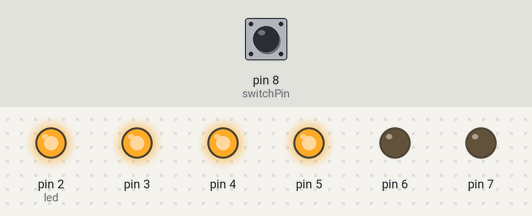
Simulated run of this sketch. Board: Arduino Uno, built with avr-gcc and run on an emulated ATmega328P. Shown: output pins drawn as LEDs (lit = HIGH). The test bench sets the inputs (shaded band); at power-on: pin 8 (switchPin) LOW.

Above: at 21.4 s.
21.5 s: pin 8 (switchPin) pulled HIGH for 0.15 s
At 22.8 s:
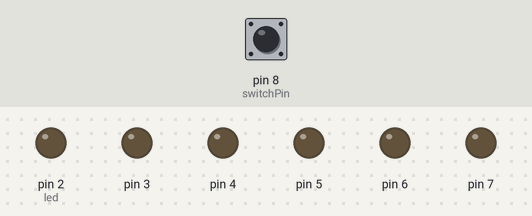
At 32.4 s:
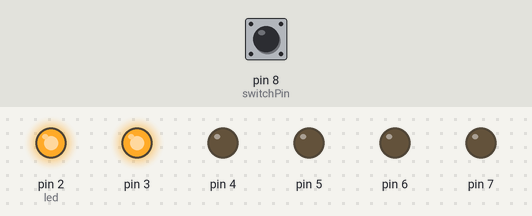
43.6 s: pin 8 (switchPin) pulled HIGH for 1 s
At 50.2 s:
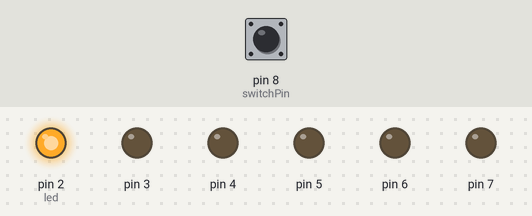
66.1 s: pin 8 (switchPin) pulled HIGH for 3.2 s
Timing chart, 0 to 100.9 s (numbered marks = the images above; inputs shaded):
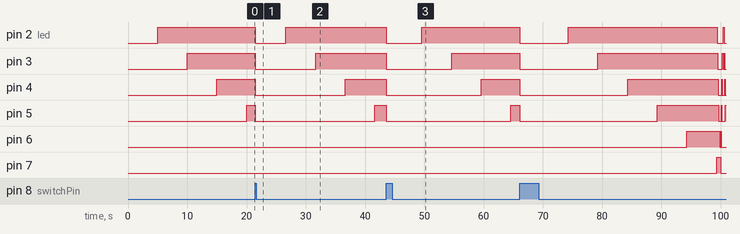

The sketch:

hourglass.ino
```cpp
//set up vars
const int switchPin = 8;
unsigned long previousTime = 0;
int switchState = 0;
int prevSwitchState = 0;
int led = 2; //first led output pin
long interval = 5000; //interval of the light switch

void setup() {
  //  set up output pins and input for the switch
  for (int x = 2; x < 8; x++) {
    pinMode(x, OUTPUT);
  }
  pinMode(switchPin, INPUT);
}
void loop() {
  // create var and set current time
  unsigned long currentTime = millis();
  if (currentTime - previousTime > interval) {
    previousTime = currentTime;
    digitalWrite(led,HIGH); // turn on the counter light
    led++; //increment to the next light
}
    if (led > 7) {
		for (int x = 2; x < 8; x++) {
			digitalWrite(x,HIGH);
			delay(100);
			digitalWrite(x,LOW);
		}
		for (int x = 7; x > 1; x--) {
			digitalWrite(x,HIGH);
			delay(100);
			digitalWrite(x,LOW);
    }

  }
  switchState = digitalRead(switchPin);
  if (switchState != prevSwitchState) {
      for (int x = 2;x < 8; x++) {
        digitalWrite(x, LOW);
      }
     led = 2;
     previousTime = currentTime;
    }
  prevSwitchState = switchState;
}
```

Measured:
- after the input at 21.5 s, pin 6, pin 7: stops changing and stays LOW
- after the input at 43.6 s, pin 6, pin 7: stops changing and stays LOW
